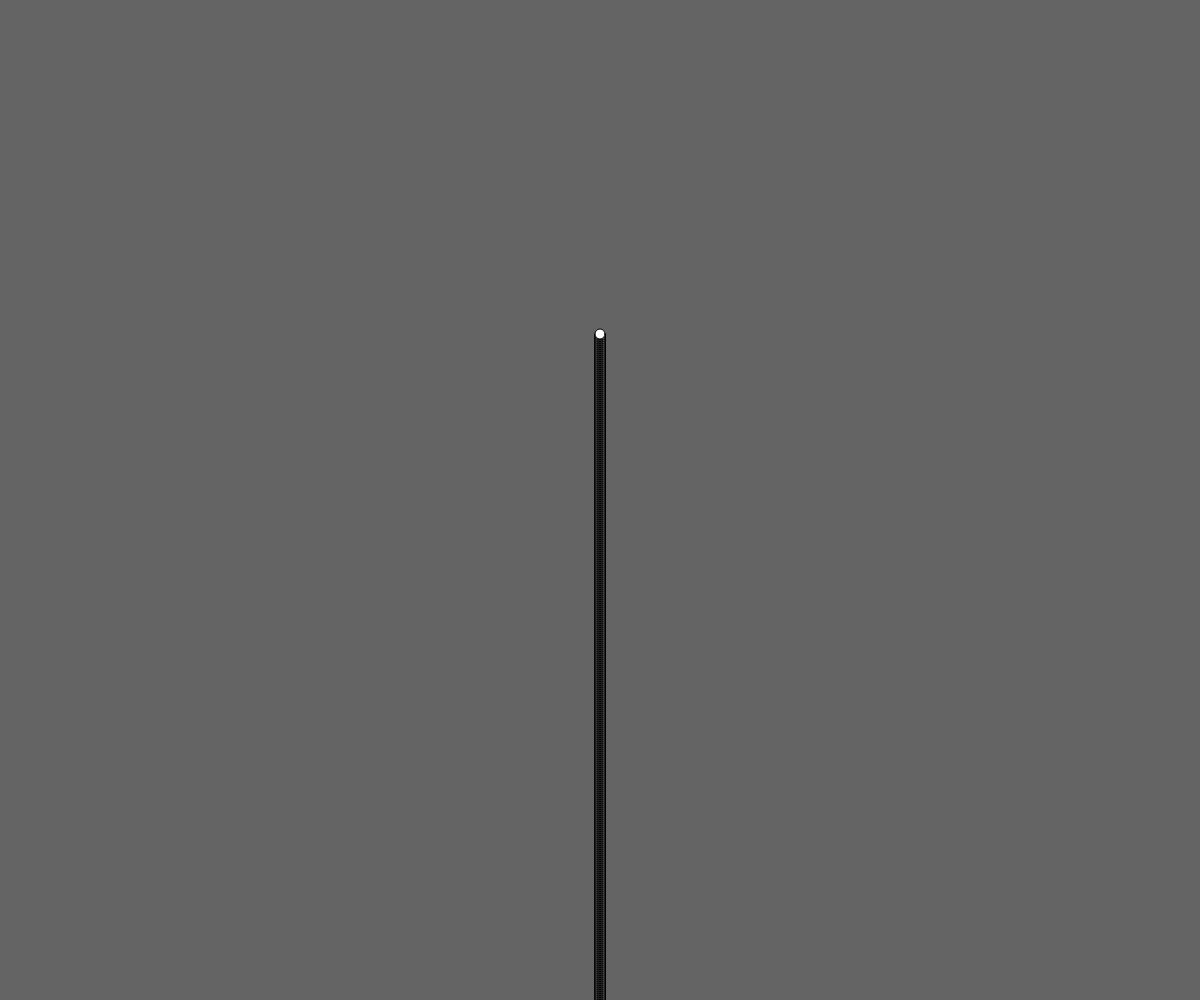
Frame 1 (no input)
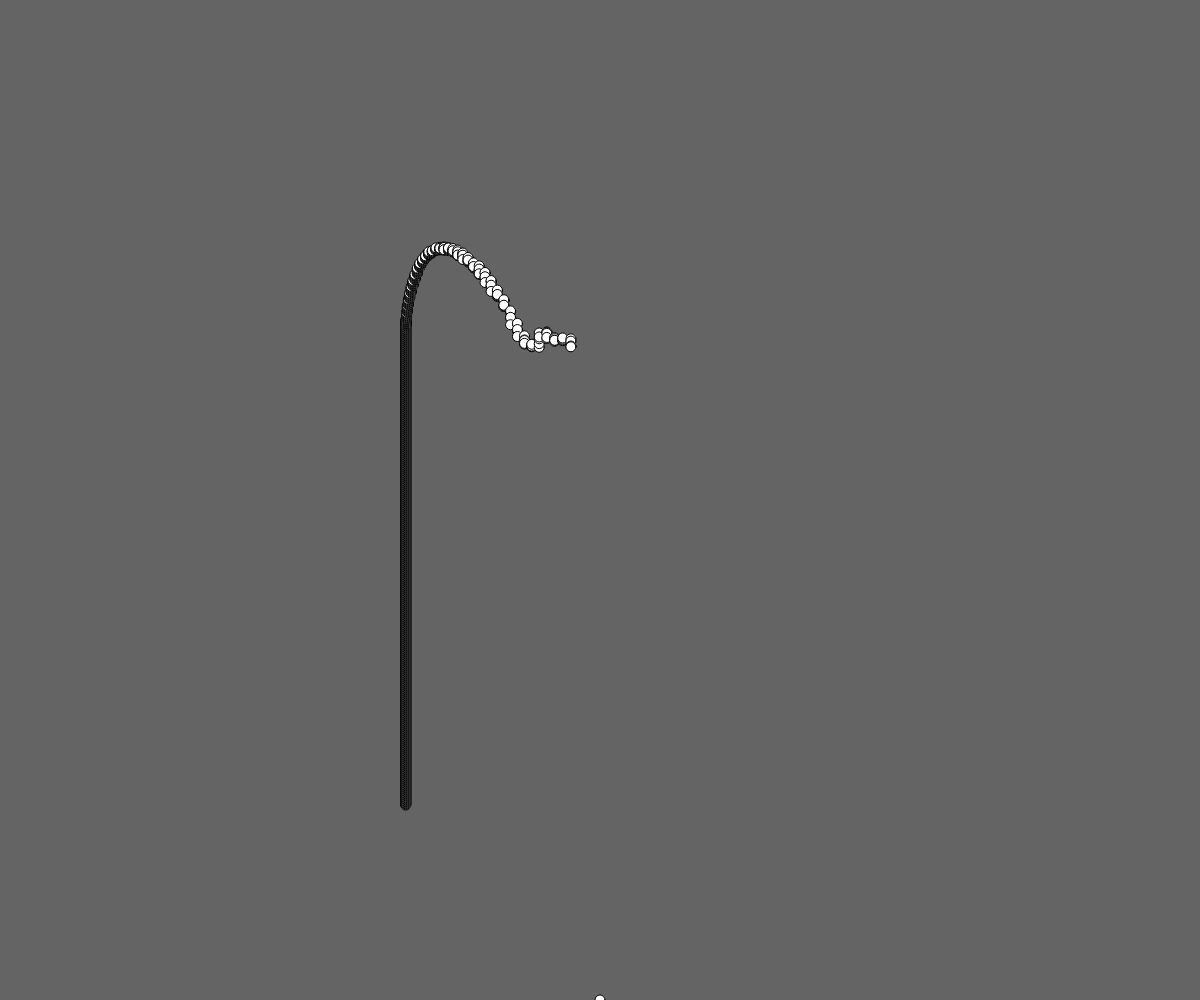
Frame 60 (no input)
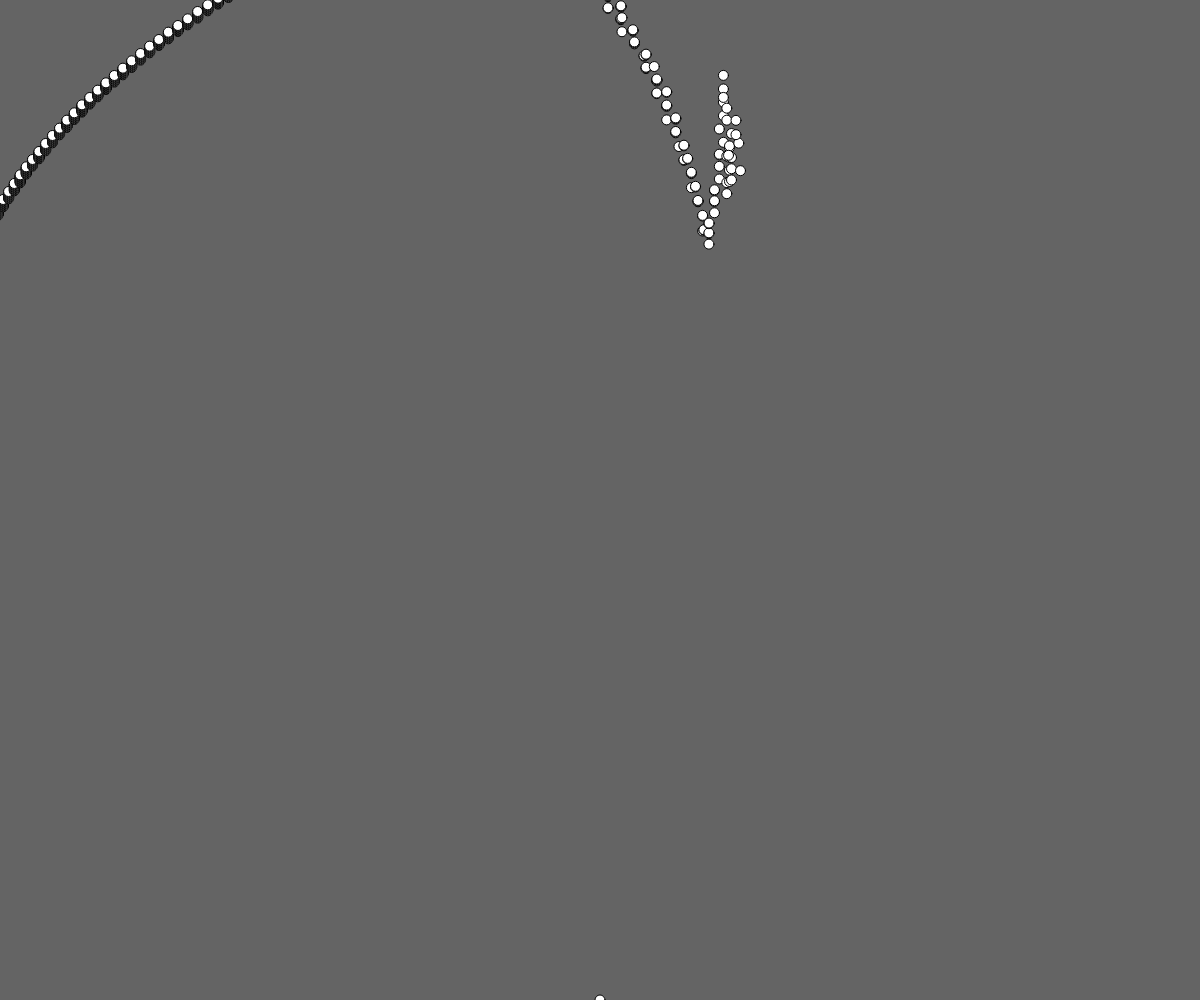
Frame 120 (the mouse pressed at the canvas centre since frame 60)

The p5.js sketch that drew these frames (run headless with seeded random() and noise() and a simulated clock; from frame 60 on, the mouse is pressed at the canvas centre):

// p5.js sketch
// ── sketch.js
var allSegments = [];
var maxRange = 0;
var maxRangeNumber = 1000;
var spacing = 0;
var screenMiddleX = 0;
var angle = 0;
var acceleration = 0;

function segment()
{
    this.setup = function(rangeNumber)
    {
        this.rangeNumber = rangeNumber;
        this.space = spacing;
        this.x = screenMiddleX;
        this.y = windowHeight - this.rangeNumber * this.space;
        this.xSpeed = 0;
        this.ySpeed = 0;
        this.acceleration = acceleration;
        
        
    }
    this.update = function(Xmouse, Ymouse)
    {
        if (this.rangeNumber != 0)
        {
            angle = Math.atan2(windowHeight - Ymouse, screenMiddleX - Xmouse)
            this.xTarget = this.space * this.rangeNumber * Math.sin(angle)
            this.yTarget = this.space * this.rangeNumber * Math.cos(angle)

            this.x += this.xSpeed;
            if (this.x < this.xTarget)//if it is to the left of the target
            {
                this.xSpeed += this.acceleration;
            }
            else if (this.x > this.xTarget)//if it is to the right of its target
            {
                this.xSpeed -= this.acceleration;
            }
            this.y += this.ySpeed;
            if (this.y < this.yTarget)//if below target
            {
                this.ySpeed += this.acceleration;
            }
            else if (this.y > this.ySpeed)//if above target
            {
                this.ySpeed -= this.acceleration;
            }
            //speed decay
            this.xSpeed *= .99;
            this.ySpeed *= .99;
        }
        ellipse(this.x, this.y, 10, 10)
    }
}

function setup()
{
    createCanvas(windowWidth, windowHeight);
    screenMiddleX = windowWidth / 2;
    maxRange = windowHeight * 2 / 3;
    spacing = maxRange / maxRangeNumber;
    acceleration = spacing / 5;
    for (i=0; i < maxRangeNumber; i++)
    {
        var newSegment = new segment;
        newSegment.setup(i);
        allSegments.push(newSegment)
    }
}

function draw()
{
    background(100)
    for (i=0; i < allSegments.length; i++)
    {
        allSegments[i].update(mouseX, mouseY);
    }
}
